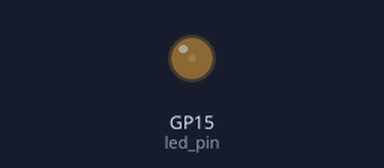
This program was run on a simulated Raspberry Pi Pico running MicroPython. Parts: output pins drawn as LEDs (lit = HIGH).

Above: at 0.05 s.
At 0.35 s:
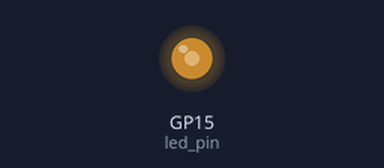
At 0.65 s:
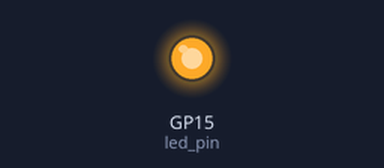
At 1.3 s:
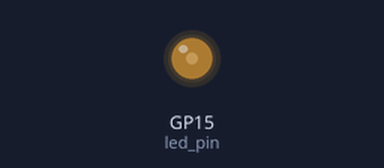
Timing chart, 0 to 3.9 s (numbered marks = the images above):
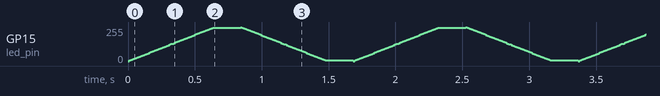

The program:

03_pwm_led_fade.py
```python
"""
Raspberry Pi Pico - Beginner Program 3: PWM LED Fading
=====================================================

This program demonstrates how to use Pulse Width Modulation (PWM)
to fade an LED in and out, creating a breathing effect.

Hardware required:
- Raspberry Pi Pico
- LED
- 220 ohm resistor
- Breadboard and jumper wires

Connections:
- Connect the LED's anode (longer leg) to GPIO pin 15 through a 220 ohm resistor
- Connect the LED's cathode (shorter leg) to GND

Instructions:
1. Set up the circuit as described above
2. Upload this program to the Pico
3. The LED should start fading in and out

Concepts covered:
- Pulse Width Modulation (PWM)
- Analog-like output from digital pins
- Using loops to create patterns
- Working with duty cycles
"""

import machine
import time

# Set up the LED pin
led_pin = machine.Pin(15)

# Create a PWM object on the LED pin
# Frequency of 1000 Hz is a good starting point for LEDs
pwm = machine.PWM(led_pin)
pwm.freq(1000)

# Set the initial duty cycle to 0 (LED off)
# PWM duty cycle on Pico ranges from 0 (off) to 65535 (fully on)
pwm.duty_u16(0)

try:
    while True:
        # Fade in: gradually increase brightness
        for duty in range(0, 65536, 1024):  # Step by ~1.5% each time
            pwm.duty_u16(duty)
            time.sleep(0.01)

        # Hold at maximum brightness for a moment
        time.sleep(0.2)

        # Fade out: gradually decrease brightness
        for duty in range(65535, -1, -1024):  # Step by ~1.5% each time
            pwm.duty_u16(duty)
            time.sleep(0.01)

        # Hold at minimum brightness for a moment
        time.sleep(0.2)

except KeyboardInterrupt:
    # Clean up on exit
    pwm.duty_u16(0)  # Turn off the LED
```
